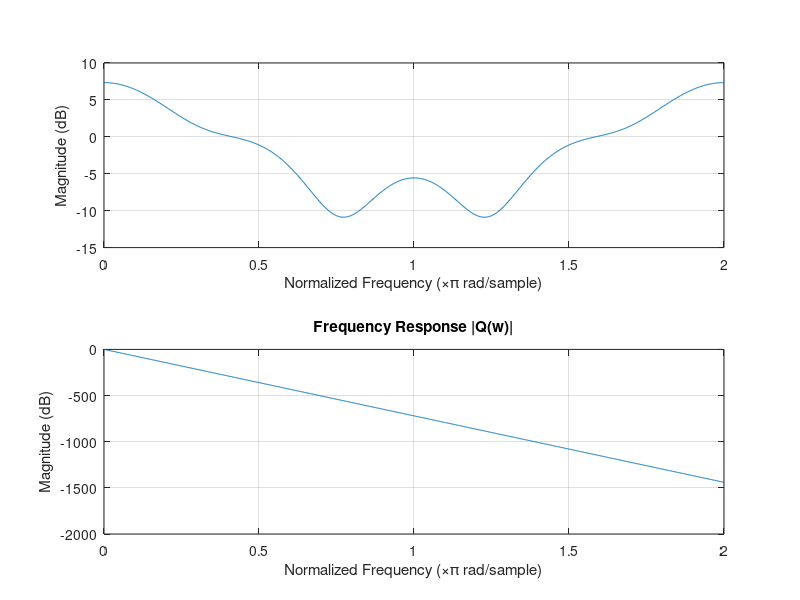

Write MATLAB code to recreate this figure. (Note: this script raises an error after producing the figure.)
clear all; close all; clc

% 0.1 Declare Channel Parameters
delay_ns = [0, 30, 70, 90, 110, 190,   410];
power_dB = [0, -1, -2, -3, -8,  -17.2, -20.8];
Fs = 10e6; % 10 MHz 
Ts = 1/Fs; % 100 ns
Es_bar = 1;


% 0.2 Find channel impulse response h[n]
tap_indices = round((delay_ns * 1e-9) / Ts);

% Initialize discrete-time channel pulse response
L = max(tap_indices); % Maximum delay index (check that L = 4)
h_n = zeros(1, L + 1); % We initialize h[n] with zeros and only fill in the taps with responses

% Assign tap values (later assignments overwrite earlier ones for same index)
for i = 1:length(delay_ns)
    idx = tap_indices(i) + 1; % 1-based indexing for MATLAB
    h_n(idx) = sqrt(10^(power_dB(i)/10)); % Linear voltage gain. 
end
disp('h[n]:');
disp(h_n); 
% We should see these taps (in linear units):
% n = 0 -> 0.891
% n = 1 -> 0.398
% n = 2 -> 0.138
% n = 3 -> 0
% n = 4 -> 0.0912
% TODO: Check with Toddlers if these values are kosher 
disp('---------------------------------------------------------------------')
disp(' ')

%% Q1a. Determine q[n] and frequency response Q(w)
% p[n] = h[n] (we don't care about T)
% q[n] = (p[n] * p*[-n]) / ||p||
%      = (h[n] * h*[-n]) / ||h||

mod_h = sqrt(sum(h_n.^2));
mod_p = mod_h;
q_n = conv(h_n, fliplr(h_n)) / mod_h;
disp('Q1a:')
disp('q[n]:');
disp(q_n);

figure;
freqz(q_n, 1, 1024, 'whole');
title('Frequency Response |Q(w)|');
xlabel('Normalized Frequency (\times\pi rad/sample)');
ylabel('Magnitude (dB)');
disp('---------------------------------------------------------------------')
disp(' ')

%% Q1b. Best spectral efficiency for Pe = 1e-4, sigma2 = 0.1995
sigma2 = 0.1995;
% We use the MFB for SNR here, since we're calculating our best case scenario. TODO: Check with Faraz or Toddlers if this is right.
SNR_mfb_linear = (Es_bar * mod_p^2)/ sigma2; % ||p||^2 = ||h||^2
Gap_dB = 6.6; % From course reader
Gap_linear = 10^(Gap_dB/10);
b = log2(1 + SNR_mfb_linear / Gap_linear);

disp('Q1b:')
disp('Ideal spectral efficiency:')
disp(b)
disp('---------------------------------------------------------------------')
disp(' ')

%% Q1c. Pe for 2PAM with SNR_dB = -5:2:11
% TODO: "we transmit 2PAM symbols over this channel without any
% equalization" - does this mean with or without MF? Check with Faraz
SNR_dB_vec = -5:2:11;
SNR_linear_vec = 10.^(SNR_dB_vec / 10);
I = Es_bar * (sum(q_n .^ 2) - (q_n(ceil(end/2)) ^ 2)); % TODO: If we're not supposed to use a MF, swap this for I = sum(h_n(2:end).^2) * Es_bar
S = mod_p^2 * Es_bar; % TODO: If we're not supposed to use a MF, swap mod_p^2 with h_n(1)^2
sigma2_vec = S ./ SNR_linear_vec; 

SINR_linear_vec = zeros(size(SNR_dB_vec));
for i = 1:length(SNR_dB_vec)
    SINR_linear_vec(i) = S / (I + sigma2_vec(i)); % Find SINR for each noise level
end

Pe_vec_estimated = zeros(size(SNR_dB_vec)); 
for i = 1:length(SNR_dB_vec)
    Pe_vec_estimated(i) = qfunc(sqrt(SINR_linear_vec(i)));
end

disp('Q1c:')
Pe_results = table(SNR_dB_vec', Pe_vec_estimated', 'VariableNames', {'SNR (dB)', 'Pe (using NNUB)'})
disp('---------------------------------------------------------------------')
disp(' ')

%% Q1d. Pe Analysis via Monte Carlo Simulation
num_iterations = 10000;
num_symbols = 1000;

% Q1d.1. No matched filtering
Pe_vec_empirical_noMF = zeros(size(SNR_dB_vec)); 
for i = 1:length(sigma2_vec) % 1. Loop through each noise level
    % Initialize error probability array for current noise level
    Pe_simulation = zeros(num_iterations, 1);
    
    for j = 1:num_iterations % 2. Loop through each iteration
        symbols = randi([0, 1], num_symbols, 1) * 2 - 1; % Generate random symbols for 2PAM. Map 0 to -1 and 1 to 1
        % Transmit symbols through the channel
        received_symbols = conv(symbols, h_n) + sqrt(sigma2_vec(i)) * randn(num_symbols + L, 1);
        received_symbols = received_symbols(1:num_symbols); % We have to get rid of the last L taps, as it's the just channel response from the last few symbols
        
        % Decode symbols
        detected_symbols = sign(received_symbols); % Threshold for 2-PAM is at 0
        
        % Calculate the number of errors
        Pe_simulation(j) = sum(detected_symbols ~= symbols);
    end
    
    % 3. Average Pe across iterations
    Pe_avg = mean(Pe_simulation) / num_symbols;
    % Store the average Pe for the current noise level
    Pe_vec_empirical_noMF(i) = Pe_avg; 
end


disp('Q1c:')
Pe_results = table(SNR_dB_vec', Pe_vec_empirical_noMF', 'VariableNames', {'SNR (dB)', 'Pe (empirical, no MF)'})
disp('---------------------------------------------------------------------')
disp(' ') 

% Q1d.2. With Matched filtering
% Recall that p[n] = h[n]. Thus:
% g_MF = p*[-n] / ||p||
%      = h*[-n] / ||h||
g_MF = fliplr(h_n) / mod_h; % NOTE! THIS FLIPS IT BUT THEN PUSHES THE FIRST INDEX TO t = 0. We'll need to sample starting from L + 1.

Pe_vec_empirical_MF = zeros(size(SNR_dB_vec)); 
for i = 1:length(sigma2_vec) % 1. Loop through each noise level
    % Initialize error probability array for current noise level
    Pe_simulation = zeros(num_iterations, 1);
    
    for j = 1:num_iterations % 2. Loop through each iteration
        symbols = randi([0, 1], num_symbols, 1) * 2 - 1; % Generate random symbols for 2PAM. Map 0 to -1 and 1 to 1
        % Transmit symbols through the channel
        received_symbols = conv(symbols, h_n) + sqrt(sigma2_vec(i)) * randn(num_symbols + L, 1);
        received_symbols = received_symbols(1:num_symbols); % We have to get rid of the last L taps, as it's the just channel response from the last few symbols
        
        % Decode symbols
        detected_symbols = sign(received_symbols); % Threshold for 2-PAM is at 0
        
        % Calculate the number of errors
        Pe_simulation(j) = sum(detected_symbols ~= symbols);
    end
    
    % 3. Average Pe across iterations
    Pe_avg = mean(Pe_simulation) / num_symbols;
    % Store the average Pe for the current noise level
    Pe_vec_empirical_MF(i) = Pe_avg; 
end



disp('---------------------------------------------------------------------')
disp(' ')
